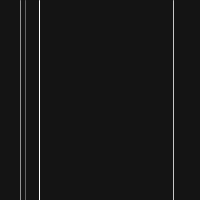
Frame 1 (no input)
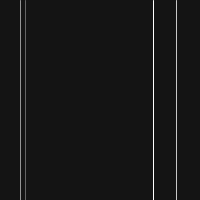
Frame 60 (the mouse pressed at the canvas centre just before this capture)
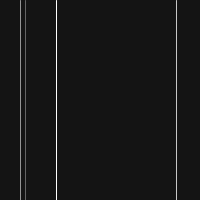
Frame 120 (the mouse held since frame 60 and released just before this capture)

The Processing sketch that drew these frames (run headless with seeded random() and noise(); from frame 60 on, the mouse is pressed at the canvas centre):

// Processing sketch: processing_143498
// ── processing_143498.pde

void setup() {
 size(200,200);
 stroke(255);
 strokeWeight(1);
 frameRate(120);
}

void draw() {
 background(20); 
  
  // second:
  stroke(200);  
  float sec = map(second(), 0, 60, 0, width );
  line(sec, 0, sec, height);
  
   // minute
  stroke(150); 
  float  min = map(minute(), 0, 60, 0, width );
  line(min, 0, min, height);
   
   // hour 
  stroke(100); 
  float  hr = map(hour(), 0, 24, 0, width );
  line(hr, 0, hr, height);
  
  //millisecond  
  stroke(255); 
  float milli = map(millis()%1000, 0, 1000, 0, width );
  line(milli, 0, milli, height);
 
  }
